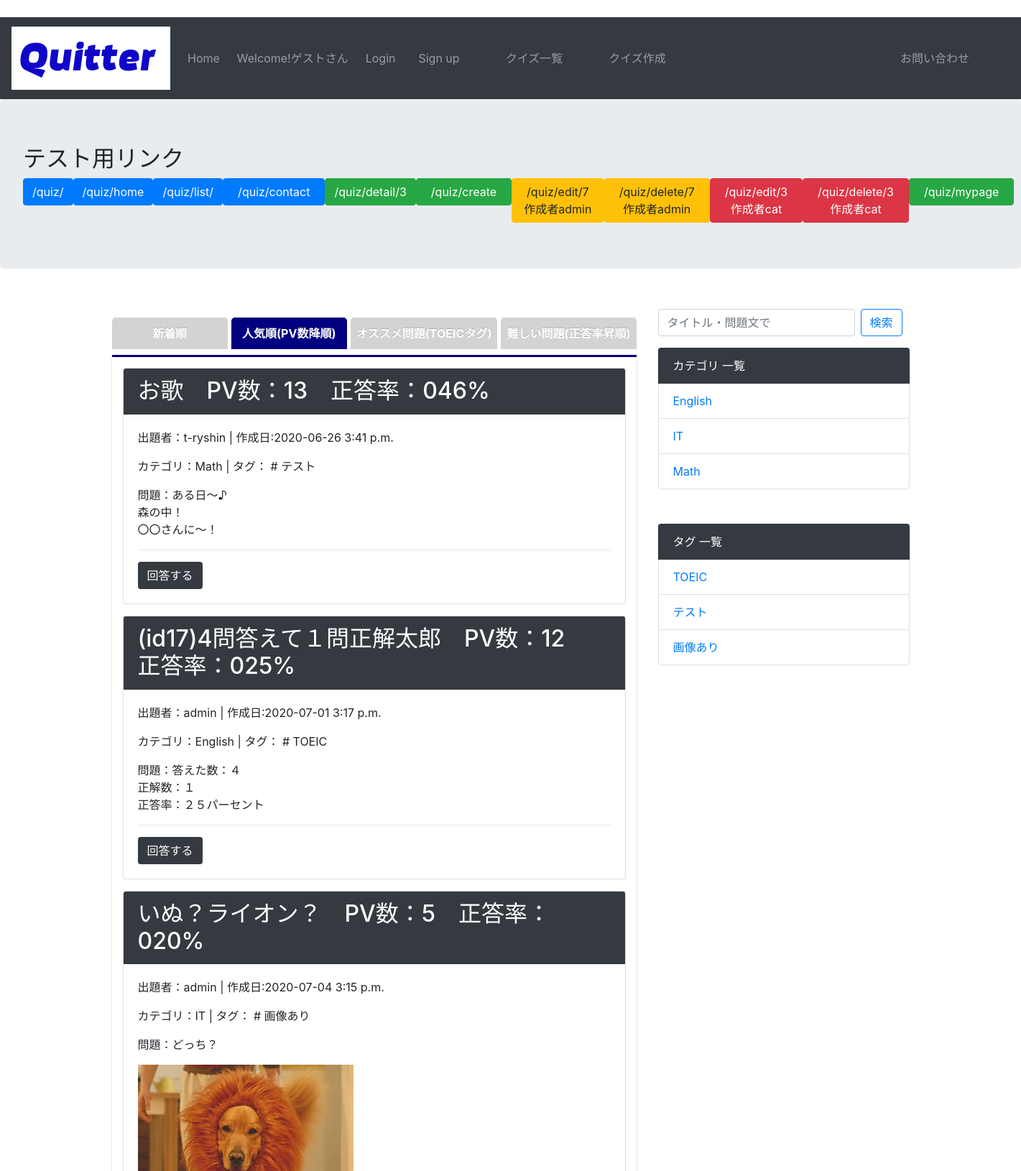
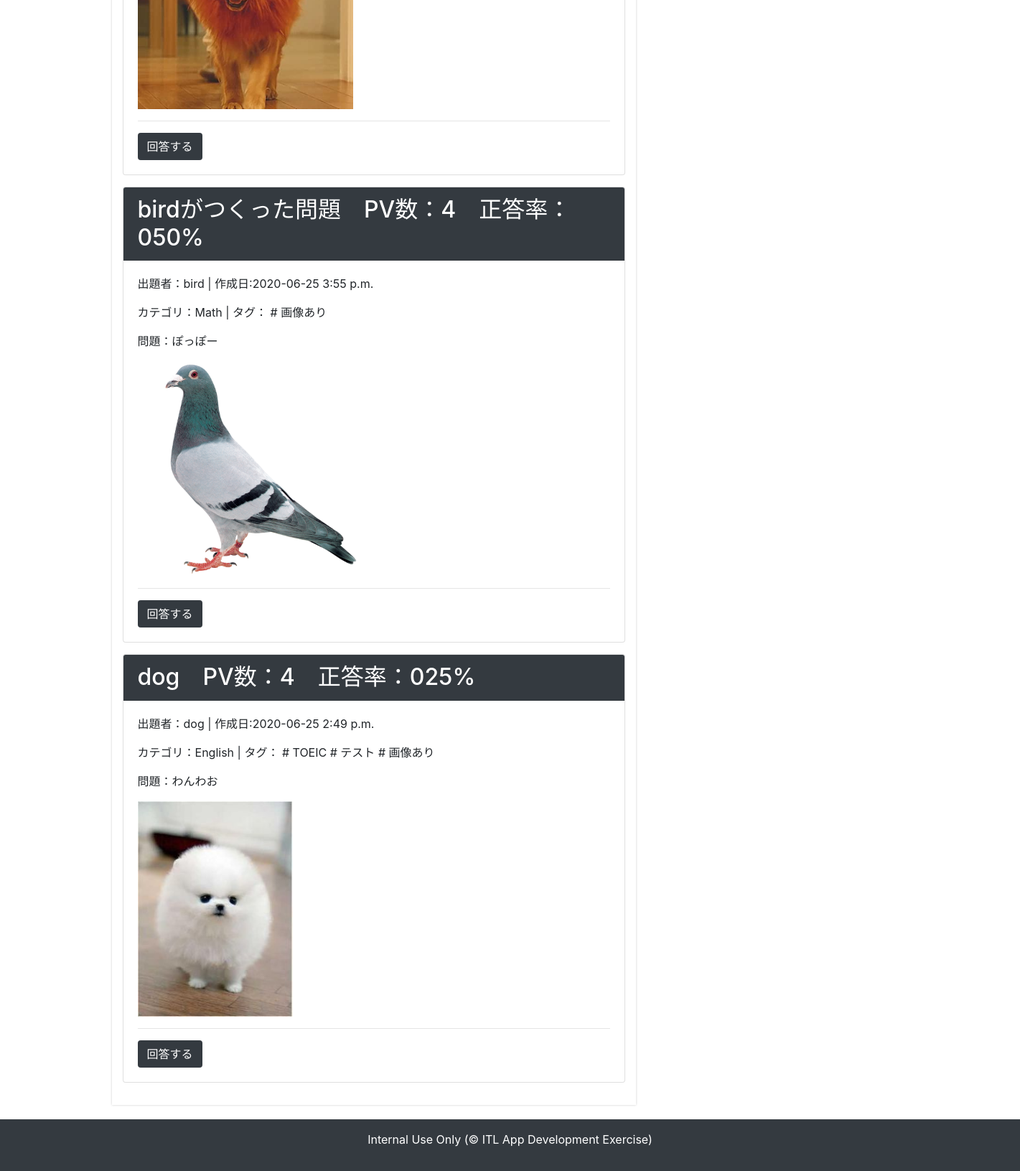
/quiz/home/, run on an earlier commit of the app's database (2 pictures, top to bottom).
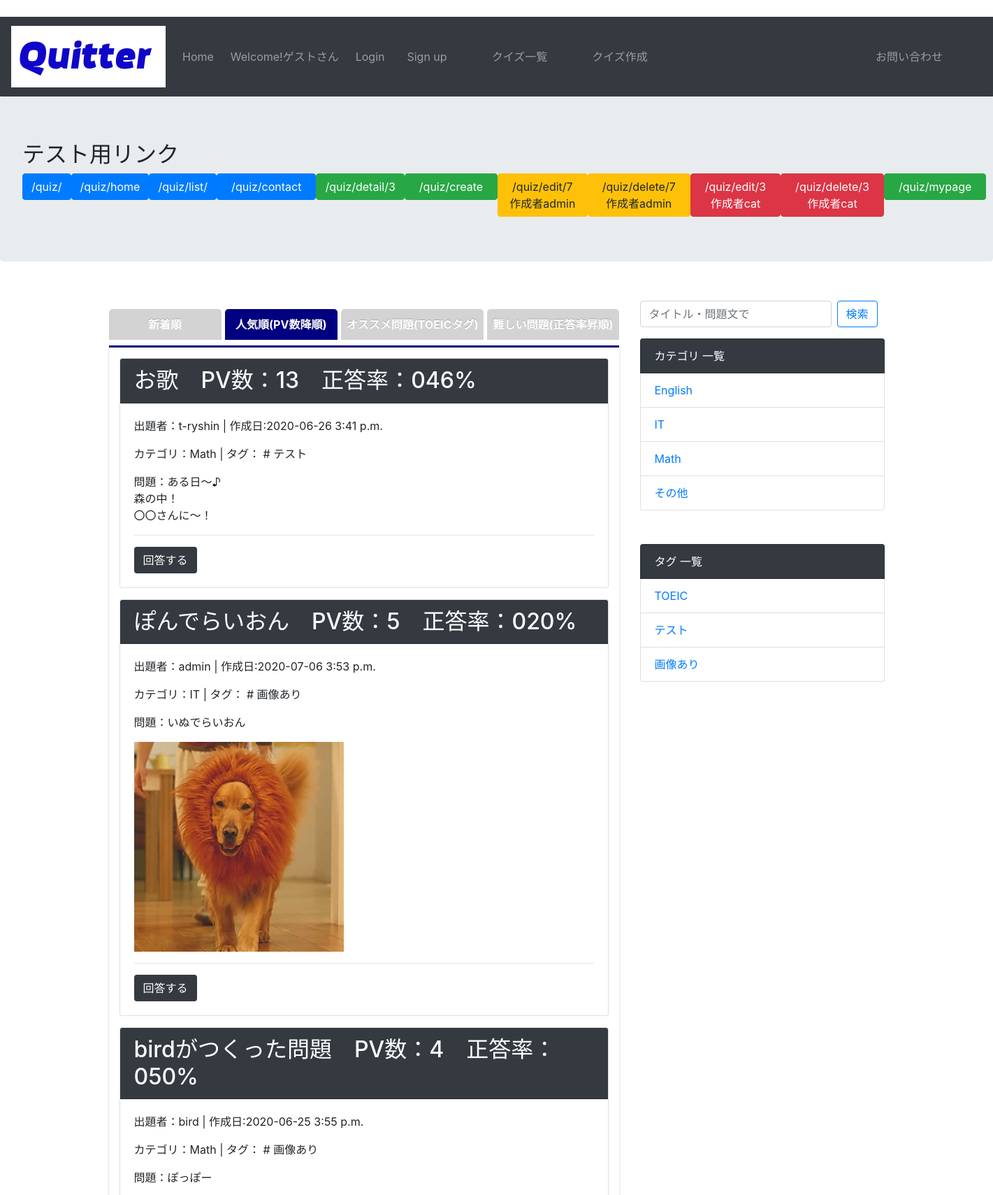
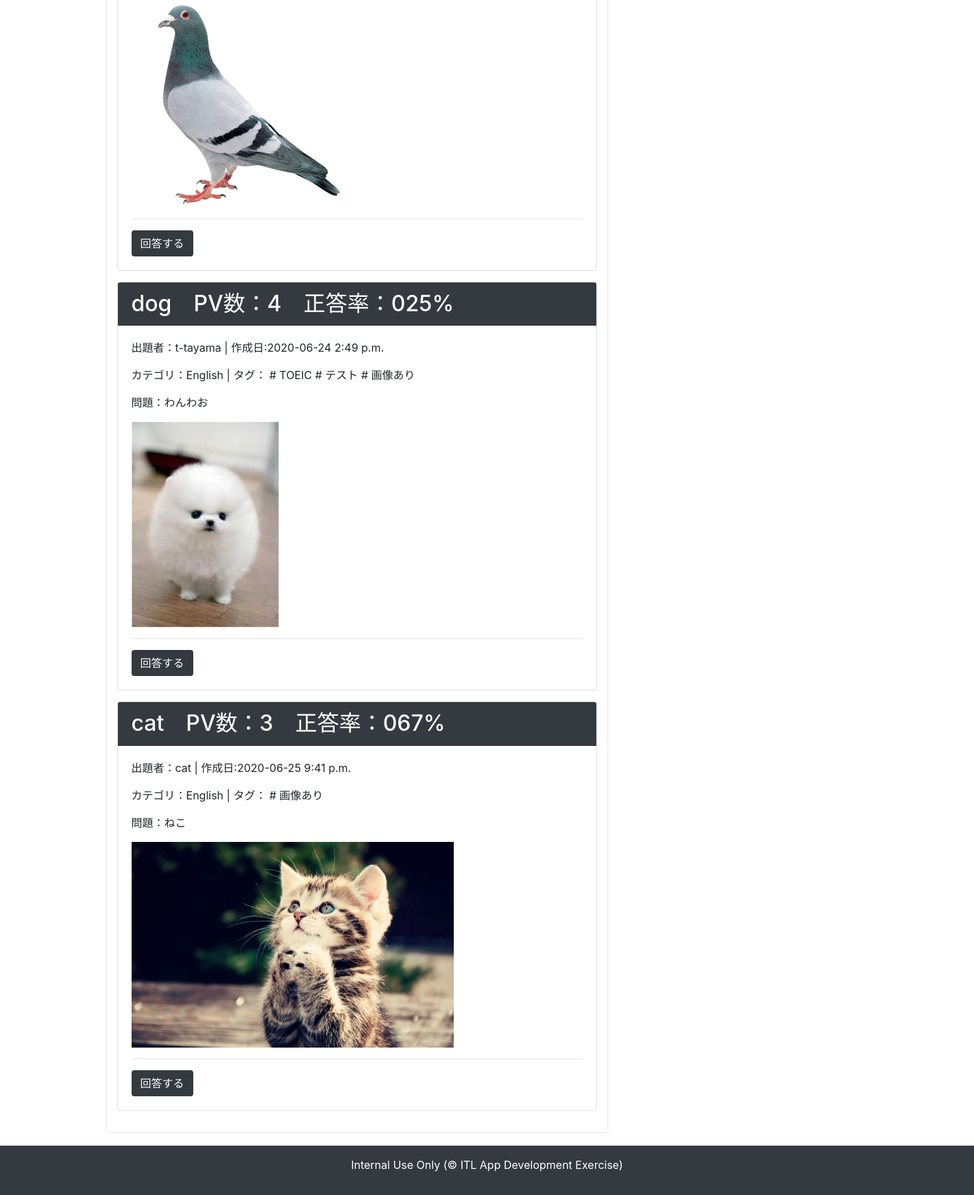
And on a later commit of the database (2 pictures, top to bottom).
### quiz/models.py (models this page shows, shortened)
class Quiz(models.Model):
    QUIZ_CHOICES = (
        ('a', 'a'), ('b', 'b'), ('c', 'c'), ('d', 'd')
        )
    author = models.ForeignKey(User,verbose_name='作成者',on_delete=models.CASCADE)
    title = models.CharField('タイトル', max_length=255)
    text = models.TextField('問題文')
    image = models.ImageField('画像', upload_to='img', blank=True, null=True)
    category = models.ForeignKey(Category, verbose_name='カテゴリ', blank=False, on_delete=models.PROTECT)
    tag = models.ManyToManyField(Tag, verbose_name='タグ', blank=True)
    choice_a = models.CharField('選択肢a', max_length=255)
    choice_b = models.CharField('選択肢b', max_length=255)
    choice_c = models.CharField('選択肢c', max_length=255)
    choice_d = models.CharField('選択肢d', max_length=255)
    correct_answer = models.CharField('正解', choices=QUIZ_CHOICES, max_length=1)
    explanation = models.TextField('解説', blank=True)
    created_at = models.DateTimeField('問題更新日', default=timezone.now)

class Category(models.Model):
    name = models.CharField('カテゴリ名', max_length=255)
    def __str__(self):
        return self.name

class Tag(models.Model):
    name = models.CharField('タグ名', max_length=255)
    def __str__(self):
        return self.name

### account/models.py (models this page shows)
class User(AbstractUser):
    pass

### quiz/views.py (the view)
# urls.py: path('home/', views.home, name='home'),
def home(request):
    all_quiz_list = Quiz.objects.order_by('-created_at')
    latest_quiz_dict = get_quiz_dict(all_quiz_list[:5])
    toeic_quiz_list = Quiz.objects.filter(tag__name='TOEIC').order_by('created_at')
    toeic_quiz_dict = get_quiz_dict(toeic_quiz_list)
    quiz_dict = get_quiz_dict(all_quiz_list)
    pv_sorted_list = sorted(quiz_dict.items(), reverse=True, key=lambda x: x[1]['total_count'])[:5]
    correct_rate_sorted_list = sorted(quiz_dict.items(), key=lambda x: x[1]['correct_rate'])[:5]
    context = {
        'latest_quiz_dict': latest_quiz_dict,                   # 新着順 dict型
        'pv_sorted_list': pv_sorted_list,                       # PV降順 list型
        'toeic_quiz_dict': toeic_quiz_dict,                     # タグTOEIC dict型
        'correct_rate_sorted_list': correct_rate_sorted_list    # 正答率昇順 list型
    }
    return render(request, 'quiz/home.html', context)

### quiz/context_processors.py (called while the page is built)
def common(request):
    context = {
        'category_list':Category.objects.all(),
        'tag_list':Tag.objects.all()
    }
    return context

### quiz/func.py (called while the page is built)
def get_quiz_dict(quiz_list):
    quiz_dict = {}
    for quiz in quiz_list:
        quiz_id = quiz.id
        answer = Answer.objects.filter(quiz=quiz_id) # 問題IDでフィルターした回答履歴
        total_count = answer.count() # 総回答数
        correct_count = answer.filter(is_correct=True).count() # 正解の回答数
        try:
            correct_rate = f'{correct_count / total_count * 100:03.0f}%'
        except ZeroDivisionError:
            correct_rate = "まだ回答がありません"
        quiz_dict[quiz] = {
            'total_count': total_count,
            'correct_rate': correct_rate,
        }
    return quiz_dict

### templates/quiz/home.html (shortened to what this page needs)
{% extends 'base.html' %}
{% load static %}
{% block customcss %}
<link rel="stylesheet" href="{% static 'css/tab.css' %}">
{% endblock customcss %}
{% block jumbotron %}
<div class="jumbotron">
    <h2>テスト用リンク</h2>
    <div class="btn-group" role="group" aria-label="Basic example">
        <a href="{% url 'quiz:index' %}"><button type="button" class="btn btn-primary">/quiz/</button></a>
        <a href="{% url 'quiz:home' %}"><button type="button" class="btn btn-primary">/quiz/home</button></a>
        <a href="{% url 'quiz:list' %}"><button type="button" class="btn btn-primary">/quiz/list/</button></a>
        <a href="{% url 'quiz:contact' %}"><button type="button" class="btn btn-primary">/quiz/contact　</button></a>
        <a href="{% url 'quiz:detail' quiz_pk=3 %}"><button type="button" class="btn btn-success">/quiz/detail/3</button></a>
        <a href="{% url 'quiz:create' %}"><button type="button" class="btn btn-success">/quiz/create　</button></a>
        <a href="{% url 'quiz:edit' quiz_pk=7 %}"><button type="button" class="btn btn-warning">/quiz/edit/7　作成者admin</button></a>
        <a href="{% url 'quiz:delete' quiz_pk=7 %}"><button type="button" class="btn btn-warning">/quiz/delete/7　作成者admin</button></a>
        <a href="{% url 'quiz:edit' quiz_pk=3 %}"><button type="button" class="btn btn-danger">/quiz/edit/3　作成者cat</button></a>
        <a href="{% url 'quiz:delete' quiz_pk=3 %}"><button type="button" class="btn btn-danger">/quiz/delete/3　作成者cat</button></a>
        <a href="{% url 'quiz:mypage' %}"><button type="button" class="btn btn-success">/quiz/mypage　</button></a>
    </div>
</div>
{% endblock jumbotron %}
{% block content %}
<div class="tab-wrap">
    <input id="TAB02-01" type="radio" name="TAB02" class="tab-switch" checked="checked" /><label class="tab-label" for="TAB02-01">新着順</label>
    <input checked="checked" id="TAB02-02" type="radio" name="TAB02" class="tab-switch" /><label class="tab-label" for="TAB02-02">人気順(PV数降順)</label>
    <div class="tab-content">
        {% for quiz, value in pv_sorted_list %}
        <div class="card mb-3">
            <h2 class="card-header bg-dark text-white">{{ quiz.title }}　PV数：{{ value.total_count }}　正答率：{{ value.correct_rate }}</h2>
            <div class="card-body">
                <p>出題者：{{ quiz.author }} | 作成日:{{ quiz.created_at|date:'Y-m-d P' }}</p>
                <p>カテゴリ：{{ quiz.category }} | タグ：{% for tag in quiz.tag.all %} # {{ tag }}{% endfor %}</p>
                <p>問題：{{ quiz.text|linebreaksbr }}</p>
                {% if quiz.image %}<p><img src="{{ quiz.image.url }}" height=300></p>{% endif %}
                <hr>
                <a href="{% url 'quiz:detail' quiz.pk %}" class="btn bg-dark text-white">回答する</a>
            </div>
        </div>
        {% endfor %}
    </div>
    <input id="TAB02-03" type="radio" name="TAB02" class="tab-switch" /><label class="tab-label" for="TAB02-03">オススメ問題(TOEICタグ)</label>
    <input id="TAB02-04" type="radio" name="TAB02" class="tab-switch" /><label class="tab-label" for="TAB02-04">難しい問題(正答率昇順)</label>
</div>
{% endblock content %}
{% block sidebar %}
    <ul class="list-group mt-2 mb-3">
        <form class="form-inline my-2 my-lg-0" method="GET" action="{% url 'quiz:search' %}">
            <input class="form-control mr-sm-2" type="text" placeholder="タイトル・問題文で" aria-label="Search" name="keyword">
            <button class="btn btn-outline-primary my-2 my-sm-0" type="submit">検索</button>
        </form>
    </ul>
    <ul class="list-group mb-5">
        <li class="list-group-item bg-dark text-white">カテゴリ 一覧</li>
        {% for category in category_list %}
            <li class="list-group-item"><a href="{% url 'quiz:category' category.pk %}">{{ category }}</a></li>
        {% endfor %}
    </ul>
    <ul class="list-group">
        <li class="list-group-item bg-dark text-white">タグ 一覧</li>
        {% for tag in tag_list %}
            <li class="list-group-item"><a href="{% url 'quiz:tag' tag.pk %}">{{ tag }}</a></li>
        {% endfor %}
    </ul>
{% endblock sidebar %}

What changed in the data, as far as the page shows it:
removed Quiz: title "(id17)4問答えて１問正解太郎", total_count "12", correct_rate "025%", author "admin", created_at "2020-07-01 3:17 p.m.", category "English", text "答えた数：４ 正解数：１ 正答率：２５パーセント", Tag (name "TOEIC")
removed Quiz: title "いぬ？ライオン？", total_count "5", correct_rate "020%", author "admin", created_at "2020-07-04 3:15 p.m.", category "IT", text "どっち？", image (picture), Tag (name "画像あり")
added Quiz: title "ぽんでらいおん", total_count "5", correct_rate "020%", author "admin", created_at "2020-07-06 3:53 p.m.", category "IT", text "いぬでらいおん", image (picture), Tag (name "画像あり")
changed Quiz "dog": author "dog" → "t-tayama"; created_at "2020-06-25 2:49 p.m." → "2020-06-24 2:49 p.m."
now on this page (row unchanged): Quiz: title "cat", total_count "3", correct_rate "067%", author "cat", created_at "2020-06-25 9:41 p.m.", category "English", text "ねこ", image (picture), Tag (name "画像あり")
added Category: name "その他"
